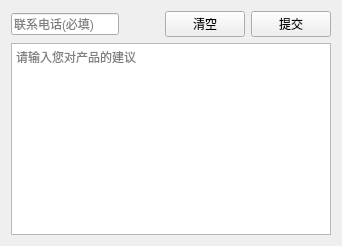
              <widget class="QWidget" name="tab_24">
               <attribute name="title">
                <string>帮助与反馈</string>
               </attribute>
               <layout class="QGridLayout" name="gridLayout_31">
                <item row="0" column="0">
                 <layout class="QHBoxLayout" name="horizontalLayout_15">
                  <item>
                   <widget class="LineEdit" name="feedback_phone_lineEdit">
                    <property name="placeholderText">
                     <string>联系电话(必填)</string>
                    </property>
                   </widget>
                  </item>
                  <item>
                   <spacer name="horizontalSpacer_104">
                    <property name="orientation">
                     <enum>Qt::Horizontal</enum>
                    </property>
                    <property name="sizeHint" stdset="0">
                     <size>
                      <width>40</width>
                      <height>20</height>
                     </size>
                    </property>
                   </spacer>
                  </item>
                  <item>
                   <widget class="PrimaryPushButton" name="clear_feedback_suggestion_pushButton">
                    <property name="text">
                     <string>清空</string>
                    </property>
                   </widget>
                  </item>
                  <item>
                   <widget class="PrimaryPushButton" name="feedback_send_pushButton">
                    <property name="text">
                     <string>提交</string>
                    </property>
                   </widget>
                  </item>
                 </layout>
                </item>
                <item row="1" column="0">
                 <widget class="TextEdit" name="feedback_suggestion_TextEdit">
                  <property name="placeholderText">
                   <string>请输入您对产品的建议</string>
                  </property>
                 </widget>
                </item>
               </layout>
              </widget>
